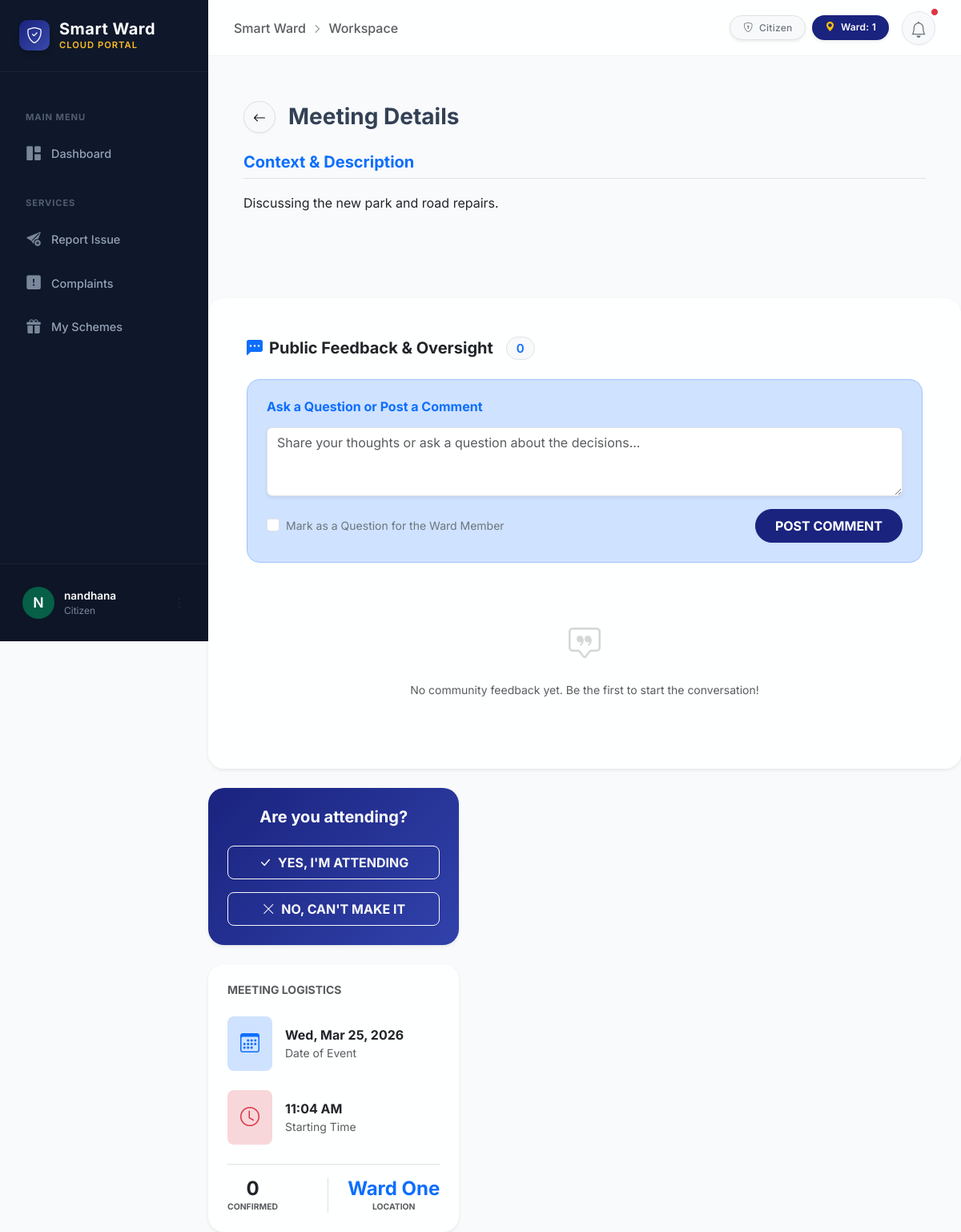
The page /governance/detail/1/ (signed in) on the database its author committed.
### accounts/models.py (models this page shows, shortened)
class User(AbstractUser):
    ROLE_CHOICES = (
        ('citizen', 'Citizen'),
        ('ward_member', 'Ward Member'),
        ('field_worker', 'Field Worker'),
        ('panchayath_admin', 'Panchayath Admin'),
    )
    role = models.CharField(max_length=20, choices=ROLE_CHOICES, default='citizen')
    phone_number = models.CharField(max_length=15, unique=True, null=True, blank=True)
    ward = models.ForeignKey(Ward, on_delete=models.SET_NULL, null=True, blank=True)
    address = models.TextField(blank=True, null=True)
    latitude = models.DecimalField(max_digits=9, decimal_places=6, null=True, blank=True)
    longitude = models.DecimalField(max_digits=9, decimal_places=6, null=True, blank=True)

class Ward(models.Model):
    ward_number = models.PositiveIntegerField(unique=True)
    ward_name = models.CharField(max_length=100)
    description = models.TextField(blank=True, null=True)

### governance/models.py (models this page shows, shortened)
class Meeting(models.Model):
    ward = models.ForeignKey(Ward, on_delete=models.CASCADE)
    title = models.CharField(max_length=200)
    description = models.TextField()
    meeting_date = models.DateTimeField()
    location = models.CharField(max_length=255)
    agenda_pdf = models.FileField(upload_to='agendas/', null=True, blank=True)
    minutes_summary = models.TextField(null=True, blank=True)
    minutes_pdf = models.FileField(upload_to='minutes/', null=True, blank=True)
    created_at = models.DateTimeField(auto_now_add=True)

### governance/views.py (the view)
# urls.py: path('detail/<int:pk>/', views.meeting_detail, name='meeting_detail'),
@login_required
def meeting_detail(request, pk):
    meeting = get_object_or_404(Meeting, pk=pk, ward=request.user.ward)
    user_rsvp = MeetingRSVP.objects.filter(meeting=meeting, user=request.user).first()
    if request.method == 'POST' and 'submit_feedback' in request.POST:
        form = MeetingFeedbackForm(request.POST)
        if form.is_valid():
            feedback = form.save(commit=False)
            feedback.meeting = meeting
            feedback.user = request.user
            feedback.save()
            messages.success(request, 'Thank you for your feedback! It has been posted publicly.')
            return redirect('meeting_detail', pk=pk)
    else:
        form = MeetingFeedbackForm()
    attending_count = meeting.rsvps.filter(status='attending').count()
    feedbacks = meeting.feedbacks.all().select_related('user')
    context = {
        'meeting': meeting,
        'user_rsvp': user_rsvp.status if user_rsvp else None,
        'attending_count': attending_count,
        'is_past': meeting.meeting_date < timezone.now(),
        'feedback_form': form,
        'feedbacks': feedbacks,
    }
    return render(request, 'governance/meeting_detail.html', context)

### templates/governance/meeting_detail.html (shortened to what this page needs)
{% extends 'base.html' %}
{% block content %}
<div class="container py-4">
    <div class="d-flex align-items-center gap-3 mb-4">
        <a href="{% url 'meeting_list' %}" class="btn btn-light rounded-circle border p-2" style="width: 40px; height: 40px;">
            <i class="bi bi-arrow-left"></i>
        </a>
        <h3 class="fw-bold mb-0">Meeting Details</h3>
    </div>
    <div class="row g-4">
                    </div>
                    <div class="mb-5">
                        <h5 class="fw-bold border-bottom pb-2 mb-3 text-primary">Context & Description</h5>
                        <div class="text-dark" style="line-height: 1.8;">
                            {{ meeting.description|linebreaks }}
                        </div>
                    </div>
                </div>
            </div>
            <div class="card border-0 shadow-sm mb-4" style="border-radius: 1.25rem;">
                <div class="card-body p-4 p-md-5">
                    <h5 class="fw-bold text-dark mb-4 d-flex align-items-center gap-2">
                        <i class="bi bi-chat-left-dots-fill text-primary"></i>
                        Public Feedback & Oversight
                        <span class="badge bg-light text-primary border rounded-pill small ms-2">{{ feedbacks.count }}</span>
                    </h5>
                    <div class="bg-primary-subtle rounded-4 p-4 mb-5 border border-primary-subtle">
                        <h6 class="fw-bold text-primary mb-3">Ask a Question or Post a Comment</h6>
                        <form method="POST">
                            {{ feedback_form.comment }}
                            <div class="d-flex justify-content-between align-items-center mt-3">
                                <div class="form-check">
                                    {{ feedback_form.is_question }}
                                    <label class="form-check-label small text-secondary" for="{{ feedback_form.is_question.id_for_label }}">
                                        Mark as a Question for the Ward Member
                                    </label>
                                </div>
                                <button type="submit" class="btn btn-primary fw-bold px-4 rounded-pill">
                                    POST COMMENT
                                </button>
                            </div>
                        </form>
                    </div>
                    <div class="feedback-thread">
                        {% for feedback in feedbacks %}
                        <div class="feedback-item {% if not forloop.last %}border-bottom{% endif %} py-4">
                            <div class="d-flex gap-3">
                                <div class="flex-shrink-0">
                                    <div class="bg-secondary text-white rounded-circle d-flex align-items-center justify-content-center fw-bold" style="width: 40px; height: 40px; font-size: 0.9rem;">
                                        {{ feedback.user.username|make_list|first|upper }}
                                    </div>
                                </div>
                                <div class="flex-grow-1">
                                    <div class="d-flex justify-content-between align-items-center mb-1">
                                        <h6 class="mb-0 fw-bold text-dark">
                                            {{ feedback.user.username }}
                                            {% if feedback.user.role == 'ward_member' %}
                                            <span class="badge bg-warning text-dark x-small ms-1">WARD MEMBER</span>
                                            {% endif %}
                                        </h6>
                                        <span class="text-muted small">{{ feedback.created_at|timesince }} ago</span>
                                    </div>
                                    {% if feedback.is_question %}
                                    <div class="badge bg-danger-subtle text-danger border border-danger-subtle x-small mb-2 px-2 py-1">
                                        <i class="bi bi-question-circle-fill me-1"></i> QUESTION
                                    </div>
                                    {% endif %}
                                    <p class="text-secondary small mb-0" style="line-height: 1.6;">
                                        {{ feedback.comment }}
                                    </p>
                                </div>
                            </div>
                        </div>
                        {% empty %}
                        <div class="text-center py-4">
                            <i class="bi bi-chat-square-quote fs-1 text-muted opacity-25 d-block mb-3"></i>
                            <p class="text-muted small">No community feedback yet. Be the first to start the conversation!</p>
                        </div>
                        {% endfor %}
                    </div>
                </div>
            </div>
        <div class="col-lg-4">
            {% if not is_past %}
            <div class="card border-0 shadow-sm mb-4" style="border-radius: 1.25rem; background: linear-gradient(135deg, #1a237e, #3142ab); color: #fff;">
                <div class="card-body p-4 text-center">
                    <h5 class="fw-bold mb-4">Are you attending?</h5>
                    <div class="d-grid gap-3">
                        <form action="{% url 'rsvp_meeting' meeting.pk %}" method="POST">
                            <button type="submit" class="btn w-100 py-2 fw-bold {% if user_rsvp == 'attending' %}btn-light{% else %}btn-outline-light{% endif %}">
                                <i class="bi bi-check-lg me-2"></i>YES, I'M ATTENDING
                            </button>
                        </form>
                        <form action="{% url 'rsvp_meeting' meeting.pk %}" method="POST">
                            <button type="submit" class="btn w-100 py-2 fw-bold {% if user_rsvp == 'not_attending' %}btn-light{% else %}btn-outline-light{% endif %}">
                                <i class="bi bi-x-lg me-2"></i>NO, CAN'T MAKE IT
                            </button>
                        </form>
                    </div>
                </div>
            </div>
            {% endif %}
            <div class="card border-0 shadow-sm" style="border-radius: 1.25rem;">
                <div class="card-body p-4">
                    <h6 class="fw-bold text-muted small text-uppercase mb-4">Meeting Logistics</h6>
                    <div class="d-flex align-items-center gap-3 mb-4">
                        <div class="bg-primary-subtle text-primary rounded-3 p-3">
                            <i class="bi bi-calendar3 fs-4"></i>
                        </div>
                        <div>
                            <div class="fw-bold">{{ meeting.meeting_date|date:"D, M d, Y" }}</div>
                            <div class="text-muted small">Date of Event</div>
                        </div>
                    </div>
                    <div class="d-flex align-items-center gap-3 mb-4">
                        <div class="bg-danger-subtle text-danger rounded-3 p-3">
                            <i class="bi bi-clock fs-4"></i>
                        </div>
                        <div>
                            <div class="fw-bold">{{ meeting.meeting_date|date:"H:i A" }}</div>
                            <div class="text-muted small">Starting Time</div>
                        </div>
                    </div>
                    <div class="d-flex align-items-center justify-content-between pt-3 border-top">
                        <div class="text-center">
                            <div class="h4 fw-bold mb-0">{{ attending_count }}</div>
                            <div class="x-small text-muted fw-bold">CONFIRMED</div>
                        </div>
                        <div class="text-center border-start ps-4">
                            <div class="h4 fw-bold mb-0 text-primary">{{ meeting.ward.ward_name }}</div>
                            <div class="x-small text-muted fw-bold">LOCATION</div>
                        </div>
                    </div>
                </div>
            </div>
        </div>
{% endblock %}

### templates/base.html (shortened to what this page needs)
<!DOCTYPE html>
<html lang="en">
<head>
    <link href="https://cdn.jsdelivr.net/npm/bootstrap@5.3.2/dist/css/bootstrap.min.css" rel="stylesheet">
    <link rel="stylesheet" href="https://cdn.jsdelivr.net/npm/bootstrap-icons@1.11.1/font/bootstrap-icons.css">
</head>
<body>
    <aside class="sidebar-wrapper" id="sidebar">
        <a href="{% url 'dashboard' %}" class="sidebar-brand">
            <div class="sidebar-brand-icon">
                <i class="bi bi-shield-check"></i>
            </div>
            <div>
                <h5 class="mb-0 fw-bold" style="letter-spacing: 0.5px;">Smart Ward</h5>
                <div
                    style="font-size: 0.7rem; color: var(--brand-accent); font-weight: 600; letter-spacing: 1px; text-transform: uppercase;">
                    Cloud Portal</div>
            </div>
        </a>
        <div class="sidebar-nav">
            <div class="nav-category">Main Menu</div>
            <a href="{% url 'dashboard' %}"
                class="nav-item-link {% if request.resolver_match.url_name == 'dashboard' %}active{% endif %}">
                <i class="bi bi-grid-1x2-fill"></i>
                <span>Dashboard</span>
            </a>
            <div class="nav-category">Services</div>
            {% if user.role == 'citizen' %}
            <a href="{% url 'report_complaint' %}"
                class="nav-item-link {% if request.resolver_match.url_name == 'report_complaint' %}active{% endif %}">
                <i class="bi bi-send-plus-fill"></i>
                <span>Report Issue</span>
            </a>
            {% endif %}
            <a href="{% url 'complaint_list' %}"
                class="nav-item-link {% if 'complaint' in request.path and request.resolver_match.url_name != 'report_complaint' %}active{% endif %}">
                <i class="bi bi-exclamation-square-fill"></i>
                <span>Complaints</span>
            </a>
            {% if user.role == 'citizen' %}
            <a href="{% url 'match_schemes' %}"
                class="nav-item-link {% if 'scheme' in request.path %}active{% endif %}">
                <i class="bi bi-gift-fill"></i>
                <span>My Schemes</span>
            </a>
            {% endif %}
        </div>
        <div class="sidebar-user">
            <div class="dropdown">
                <a href="#" class="user-profile-box" data-bs-toggle="dropdown" aria-expanded="false">
                    <div class="user-avatar">
                        {{ user.username|make_list|first|upper }}
                    </div>
                    <div class="user-info">
                        <p class="user-name">{{ user.username }}</p>
                        <p class="user-role">{{ user.get_role_display }}</p>
                    </div>
                    <i class="bi bi-three-dots-vertical ms-auto text-muted"></i>
                </a>
            </div>
        </div>
    </aside>
    <main class="main-wrapper">
        <nav class="top-navbar">
            <div class="d-flex align-items-center gap-3">
                <div class="d-none d-sm-block text-muted fw-medium fs-6 breadcrumb-like">
                    Smart Ward <i class="bi bi-chevron-right mx-1" style="font-size: 0.75rem;"></i> Workspace
                </div>
            </div>
            <div class="d-flex align-items-center gap-3">
                <div class="d-none d-md-flex gap-2">
                    <span class="badge text-bg-light border px-3 py-2 text-secondary fw-medium shadow-sm">
                        <i class="bi bi-shield-lock me-1"></i> {{ user.get_role_display }}
                    </span>
                    {% if user.ward %}
                    <span class="badge text-bg-primary px-3 py-2 shadow-sm rounded-pill"
                        style="background-color: var(--brand-primary) !important;">
                        <i class="bi bi-geo-alt-fill me-1 text-warning"></i> Ward: {{ user.ward.ward_number }}
                    </span>
                    {% endif %}
                </div>
                <button class="btn btn-light position-relative rounded-circle p-2"
                    style="width: 42px; height: 42px; border: 1px solid #e2e8f0;">
                    <i class="bi bi-bell fs-5 text-secondary"></i>
                    <span
                        class="position-absolute top-0 start-100 translate-middle p-1 bg-danger border border-light rounded-circle">
                    </span>
                </button>
            </div>
        </nav>
        <div class="content-area">
            {% block content %}
            {% endblock %}
    </main>
</body>
</html>

### rows shown on the page
User: username|make_list "N", username "nandhana", role "Citizen", ward.ward_number "1"
Meeting: description "Discussing the new park and road repairs.", meeting_date "Wed, Mar 25, 2026", meeting_date "11:04 AM", ward.ward_name "Ward One"

### other values the page prints
{{ feedbacks.count }} "0"
{{ attending_count }} "0"
